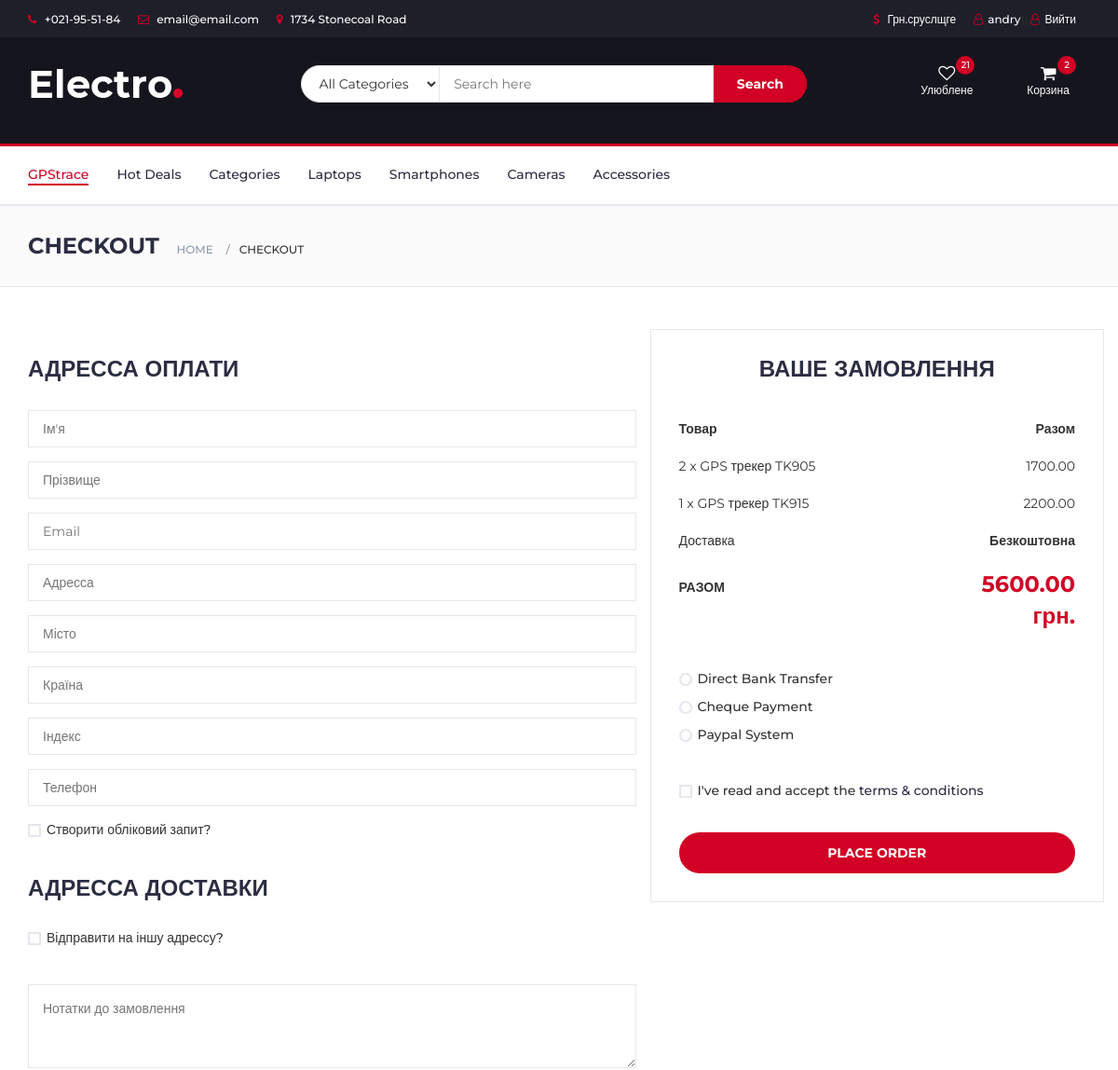
The app's page /checkout (signed in, upper part), older data.
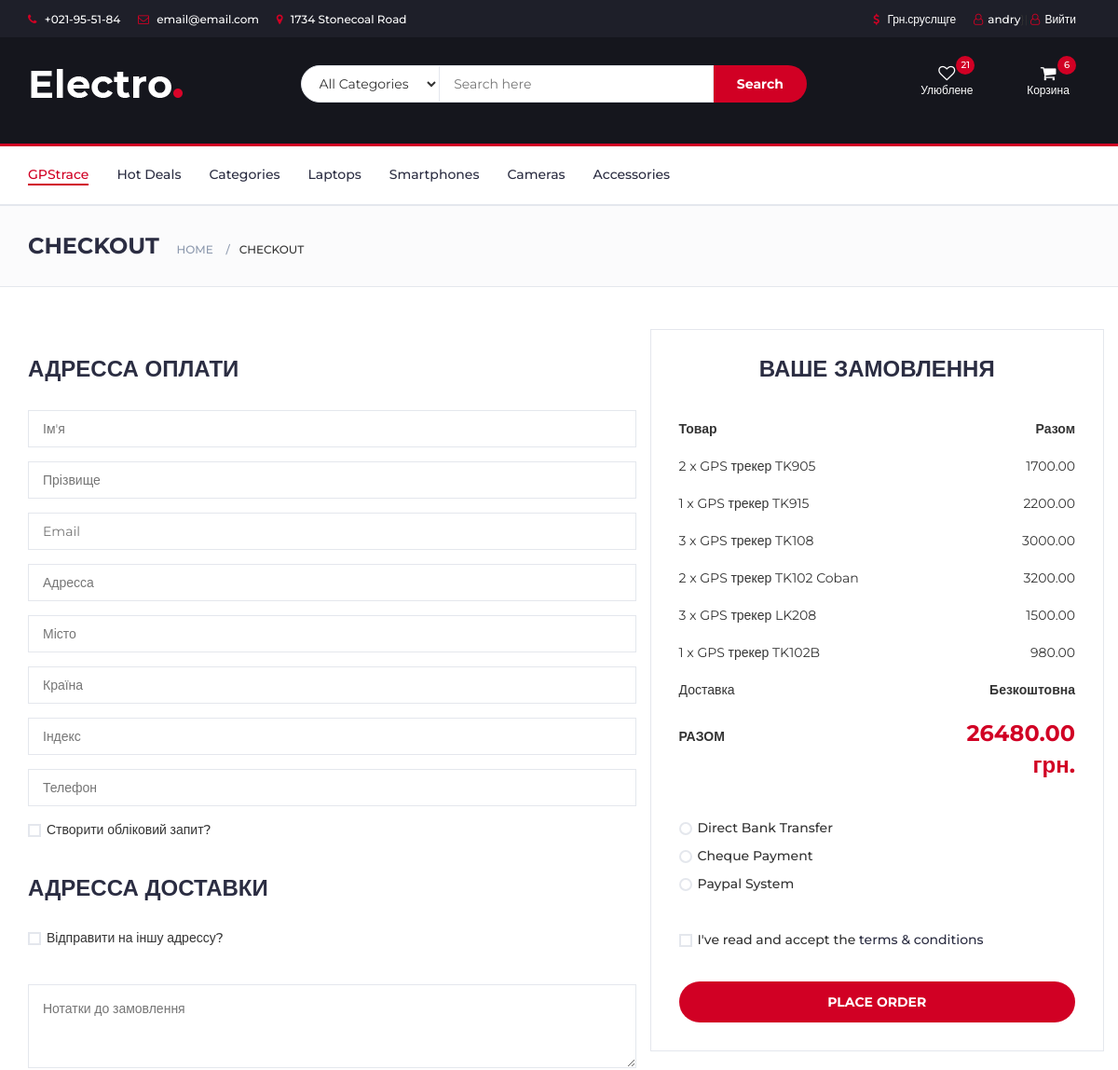
The same page, newer data.
### store/models.py (models this page shows, shortened)
class Order(models.Model):
    user = models.ForeignKey(settings.AUTH_USER_MODEL,
                             on_delete=models.CASCADE)
    items = models.ManyToManyField(OrderItem)
    start_date = models.DateTimeField(auto_now_add=True)
    ordered_date = models.DateTimeField()
    ordered = models.BooleanField(default=False)

class OrderItem(models.Model):
    user = models.ForeignKey(settings.AUTH_USER_MODEL,
                             on_delete=models.CASCADE)
    ordered = models.BooleanField(default=False)
    item = models.ForeignKey(Item, on_delete=models.CASCADE)
    quantity = models.IntegerField(default=1)

class Item(models.Model):
    title = models.CharField(max_length=100, null=True, verbose_name='Назва товару')
    slug = models.SlugField(max_length=100, unique=True, db_index=True, null=True)
    photo = models.ImageField(upload_to='img', null=True)
    price = models.DecimalField(max_digits=7, decimal_places=2, blank=True, null=True, verbose_name='Ціна товару')
    discount = models.DecimalField(max_digits=7, decimal_places=2, blank=True, null=True, verbose_name='Знижка у %')
    description = models.TextField(max_length=5000, null=True, blank=True, verbose_name='Опис')
    label = models.CharField(choices=LABEL_CHOICES, max_length=20, null=True, blank=True, verbose_name='Акційна мітка')
    battery = models.CharField(choices=BATTERY_CHOICES, max_length=20, null=True, blank=True,
                               verbose_name='Ємність акумуляторної батареї')
    cat = models.ForeignKey('Category', on_delete=models.PROTECT, null=True)
    quantity = models.IntegerField(default=1)

### store/views.py (the view)
# urls.py: path('checkout', CheckOutView.as_view(), name='checkout'),
class CheckOutView(LoginRequiredMixin, ListView):
    login_url = '/login/'
    redirect_field_name = '/checkout/'
    def get(self, *args, **kwargs):
        try:
            order = Order.objects.get(user=self.request.user, ordered=False)
            context = {
                'object': order
            }
            return render(self.request, 'store/checkout.html', context)
        except ObjectDoesNotExist:
            messages.warning(self.request, "You do not have an active order")
            return redirect("/")

### store/templatetags/store_tags.py (called while the page is built)
@register.filter
def cart_item_count(user):
    if user.is_authenticated:
        qs = Order.objects.filter(user=user, ordered=False)
        if qs.exists():
            return qs[0].items.count()
    return 0

@register.filter
def get_cart_navbar(user):
    if user.is_authenticated:
        cart_item = OrderItem.objects.filter(user=user, ordered=False)
        if cart_item.exists():
            return cart_item
    return 'Ваша коrзина пуста'

@register.filter
def get_cart_total_price(user):
    total = 0
    if user.is_authenticated:
        qs_order_item = OrderItem.objects.filter(user=user, ordered=False)
        if qs_order_item.exists():
            for prices in qs_order_item:
                total_item = prices.quantity * prices.item.price
                total += total_item
        return total

### store/templates/store/checkout.html (shortened to what the changed rows need)
{% load static %}
{% load store_tags %}
<html lang="en">
	<head>
 		<link type="text/css" rel="stylesheet" href="{% static 'css/bootstrap.min.css' %}"/>
 		<link type="text/css" rel="stylesheet" href="{% static 'css/slick.css' %}"/>
 		<link type="text/css" rel="stylesheet" href="{% static 'css/slick-theme.css' %}"/>
 		<link type="text/css" rel="stylesheet" href="{% static 'css/nouislider.min.css' %}"/>
 		<link rel="stylesheet" href="{% static 'css/font-awesome.min.css' %}">
 		<link type="text/css" rel="stylesheet" href="{% static 'css/style.css' %}"/>
    </head>
	<body>
{% include "store/navbar.html" %}
		<div class="section">
			<div class="container">
				<div class="row">
					<div class="col-md-5 order-details">
						<div class="order-summary">
							{% for items_checkout in object.items.all %}
							<div class="order-products">
								<div class="order-col">
									<div>{{items_checkout.quantity}} x {{items_checkout.item.title}}</div>
									<div>{{items_checkout.item.price}}</div>
								</div>
							</div>
							{% endfor %}
							<div class="order-col">
								<div><strong class="order-total">{{ request.user|get_cart_total_price }} грн.</strong></div>
							</div>
						</div>
					</div>
				</div>
			</div>
		</div>
	</body>
</html>

### store/templates/store/navbar.html (shortened to what this page needs)
{% load static %}
{% load store_tags %}
    <link type="text/css" rel="stylesheet" href="{% static 'css/bootstrap.min.css' %}"/>
    <link type="text/css" rel="stylesheet" href="{% static 'css/slick.css' %}"/>
    <link type="text/css" rel="stylesheet" href="{% static 'css/slick-theme.css' %}"/>
    <link type="text/css" rel="stylesheet" href="{% static 'css/nouislider.min.css' %}"/>
    <link rel="stylesheet" href="{% static 'css/font-awesome.min.css' %}">
    <link type="text/css" rel="stylesheet" href="{% static 'css/style.css' %}"/>
	<header>
    <div id="top-header">
        <div class="container">
            <ul class="header-links pull-left">
                <li><a href="#"><i class="fa fa-phone"></i> +021-95-51-84</a></li>
                <li><a href="#"><i class="fa fa-envelope-o"></i> email@email.com</a></li>
                <li><a href="#"><i class="fa fa-map-marker"></i> 1734 Stonecoal Road</a></li>
            </ul>
            <ul class="header-links pull-right">
                <li><a href="#"><i class="fa fa-dollar"></i> Грн.сруслщге </a></li>
                {% if request.user.is_authenticated %}
                <li><a href="#"><i class="fa fa-user-o"></i>{{ user.username }}</a>}|
                    <a href="{% url 'logout'  %}"><i class="fa fa-user-o"></i>Вийти</li>
                {% else %}
                <li><a href="{% url 'login'  %}"><i class="fa fa-user-o"></i>Обліковий запис</a></li>
                 {% endif %}
            </ul>
        </div>
    </div>
    <div id="header">
        <div class="container">
            <div class="row">
                <div class="col-md-3">
                    <div class="header-logo">
                        <a href="#" class="logo">
                            <img src="{% static './img/logo.png' %}" alt="">
                        </a>
                    </div>
                </div>
                <div class="col-md-6">
                    <div class="header-search">
                        <form>
                            <select class="input-select">
                                <option value="0">All Categories</option>
                            </select>
                            <input class="input" placeholder="Search here">
                            <button class="search-btn">Search</button>
                        </form>
                    </div>
                </div>
                <div class="col-md-3 clearfix">
                    <div class="header-ctn">
                        <div>
                            <a href="#">
                                <i class="fa fa-heart-o"></i>
                                <span>Улюблене</span>
                                <div class="qty">21</div>
                            </a>
                        </div>
                        <div class="dropdown">
                            <a class="dropdown-toggle" data-toggle="dropdown" aria-expanded="true">
                                <i class="fa fa-shopping-cart"></i>
                                <span>Корзина</span>
                                <div class="qty">{{ request.user|cart_item_count }}</div>
                            </a>
                        </div>
                    </div>
                </div>
            </div>
        </div>
    </div>
</header>
<nav id="navigation">
    <div class="container">
        <div id="responsive-nav">
            <ul class="main-nav nav navbar-nav">
                <li class="active"><a href="{% url 'home' %}">GPStrace</a></li>
                <li><a href="#">Hot Deals</a></li>
                <li><a href="#">Categories</a></li>
                <li><a href="#">Laptops</a></li>
                <li><a href="#">Smartphones</a></li>
                <li><a href="#">Cameras</a></li>
                <li><a href="#">Accessories</a></li>
            </ul>
        </div>
    </div>
</nav>

Row changes from the older to the newer data that the page shows:
added OrderItem: quantity "3", item "GPS трекер TK108", item.price "3000.00"
added OrderItem: quantity "2", item "GPS трекер TK102 Coban", item.price "3200.00"
added OrderItem: quantity "3", item "GPS трекер LK208", item.price "1500.00"
added OrderItem: quantity "1", item "GPS трекер TK102B", item.price "980.00"
Text that changed along with them:
{{ request.user|cart_item_count }}: "2" → "6"
{{ request.user|get_cart_total_price }}: "5600.00" → "26480.00"
